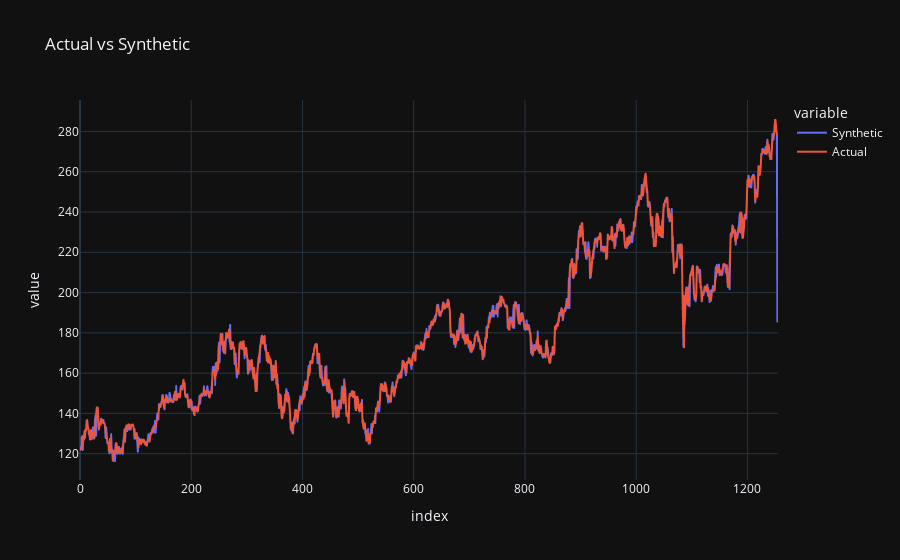

The notebook cell this image was saved under:
### Code cell
# Plot of Actual vs Synthetic
fig = px.line(synth_v_real, y=synth_v_real.columns,
             title='Actual vs Synthetic')
fig.show()

### Figure 1 — Plotly figure (JSON) as saved in the notebook; plotly's stock layout.template omitted (floating-point values rounded to 4 significant figures; data arrays with more than 128 entries replaced by an {"elided": "..."} marker saying what was removed)
{"data": [{"hovertemplate": "variable=Synthetic<br>index=%{x}<br>value=%{y}<extra></extra>", "legendgroup": "Synthetic", "line": {"color": "#636efa", "dash": "solid"}, "marker": {"symbol": "circle"}, "mode": "lines", "name": "Synthetic", "showlegend": true, "x": {"elided": "1256 int values"}, "xaxis": "x", "y": {"elided": "1256 float values"}, "yaxis": "y", "type": "scattergl"}, {"hovertemplate": "variable=Actual<br>index=%{x}<br>value=%{y}<extra></extra>", "legendgroup": "Actual", "line": {"color": "#EF553B", "dash": "solid"}, "marker": {"symbol": "circle"}, "mode": "lines", "name": "Actual", "showlegend": true, "x": {"elided": "1256 int values"}, "xaxis": "x", "y": {"elided": "1256 float values"}, "yaxis": "y", "type": "scattergl"}], "layout": {"xaxis": {"anchor": "y", "domain": [0.0, 1.0], "title": {"text": "index"}}, "yaxis": {"anchor": "x", "domain": [0.0, 1.0], "title": {"text": "value"}}, "legend": {"title": {"text": "variable"}, "tracegroupgap": 0}, "title": {"text": "Actual vs Synthetic"}}}
